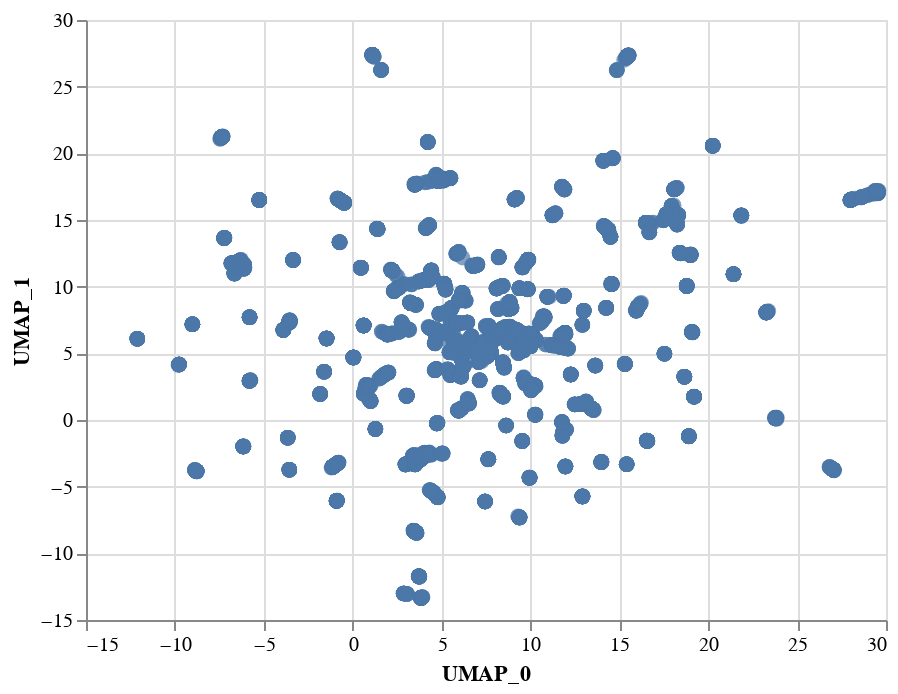

This figure's notebook cell:
### Markdown cell above
Are there any clusters?

### Code cell
alt.Chart(dataframe[['UMAP_0', 'UMAP_1']]).mark_circle(size=60).encode(
    x='UMAP_0',
    y='UMAP_1',
)

### Figure 1 — Vega-Lite specification as saved in the notebook (floating-point values rounded to 4 significant figures; data arrays with more than 128 entries replaced by an {"elided": "..."} marker saying what was removed)
{"config": {"view": {"continuousWidth": 400, "continuousHeight": 300}}, "data": {"name": "data-4459510532de5c465e055695d339a2a3"}, "mark": {"type": "circle", "size": 60}, "encoding": {"x": {"type": "quantitative", "field": "UMAP_0"}, "y": {"type": "quantitative", "field": "UMAP_1"}}, "$schema": "https://vega.github.io/schema/vega-lite/v4.8.1.json", "datasets": {"data-4459510532de5c465e055695d339a2a3": {"elided": "5271 records"}}}
